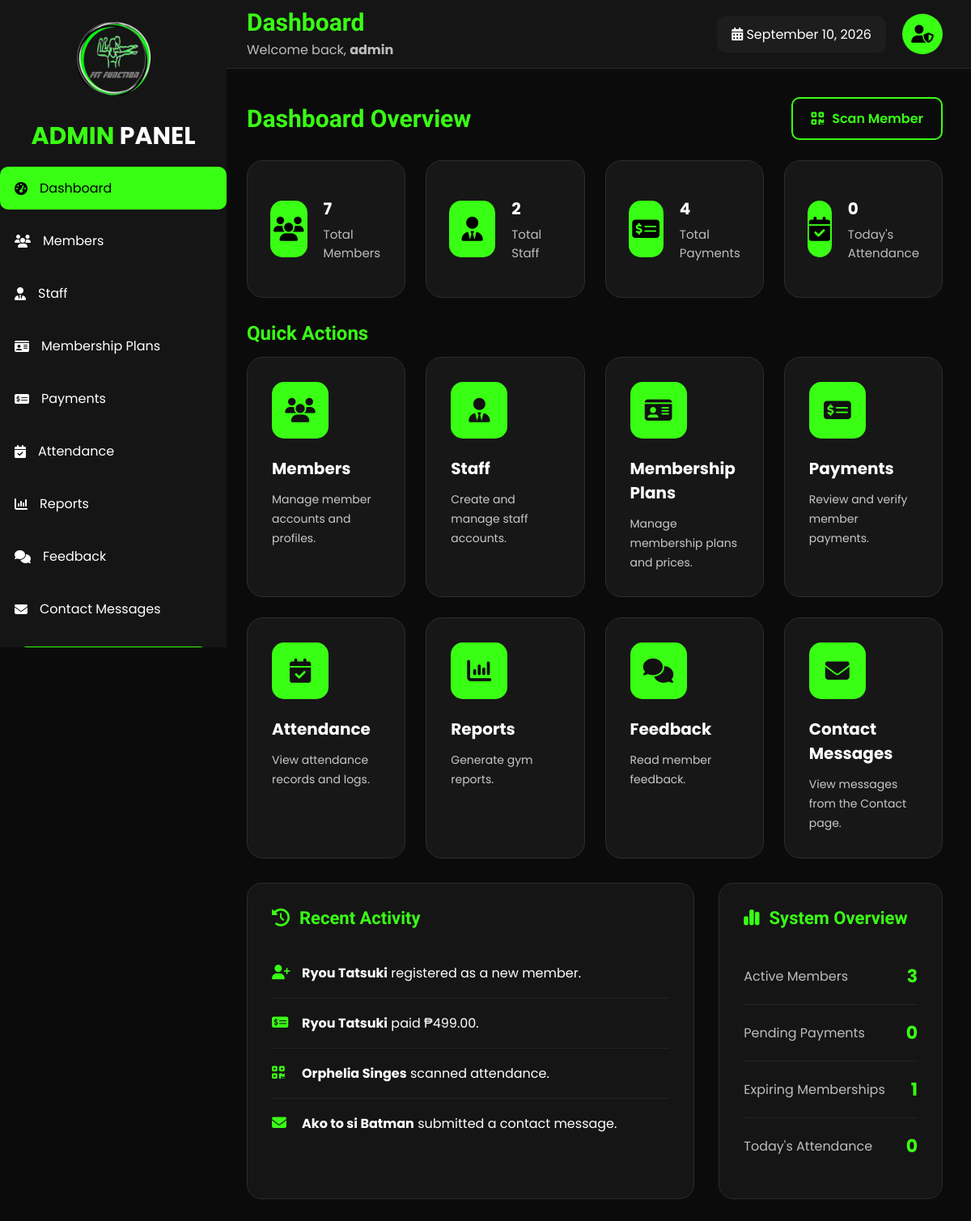
/dashboard_admin.php (signed in), run on the app's committed database.
### tables this page shows
CREATE TABLE `signup` (
  `id` int(100) NOT NULL,
  `first_name` varchar(100) NOT NULL,
  `middlename` varchar(100) DEFAULT NULL,
  `last_name` varchar(100) NOT NULL,
  `suffix` varchar(20) DEFAULT NULL,
  `email` varchar(150) NOT NULL,
  `contact_number` varchar(30) NOT NULL,
  `gender` enum('Male','Female','Rather not say') NOT NULL,
  `birthdate` date NOT NULL,
  `password` varchar(255) NOT NULL,
  `created_at` timestamp NOT NULL DEFAULT CURRENT_TIMESTAMP ON UPDATE CURRENT_TIMESTAMP,
  `verification_code` varchar(6) NOT NULL,
  `verification_expiry` datetime NOT NULL,
  `email_verified` tinyint(1) NOT NULL DEFAULT '0',
  `status` varchar(20) NOT NULL DEFAULT 'Pending',
  `address` varchar(255) DEFAULT NULL,
  `profile_picture` varchar(255) DEFAULT NULL
);

CREATE TABLE `payments` (
  `payment_id` int(11) NOT NULL,
  `member_id` int(11) NOT NULL,
  `plan_id` int(11) NOT NULL,
  `amount` decimal(10,2) NOT NULL,
  `payment_method` enum('Credit/Debit Card','GCash','Pay at the Counter') NOT NULL,
  `payment_status` enum('Pending','Approved','Declined') DEFAULT 'Pending',
  `transaction_reference` varchar(100) DEFAULT NULL,
  `proof_of_payment` varchar(255) DEFAULT NULL,
  `payment_date` timestamp NOT NULL DEFAULT CURRENT_TIMESTAMP
);

CREATE TABLE `attendance` (
  `attendance_id` int(11) NOT NULL,
  `member_id` int(11) NOT NULL,
  `check_in` datetime DEFAULT NULL,
  `check_out` datetime DEFAULT NULL,
  `attendance_date` date NOT NULL,
  `status` enum('Checked In','Checked Out') DEFAULT 'Checked In',
  `created_at` timestamp NOT NULL DEFAULT CURRENT_TIMESTAMP
);

CREATE TABLE `contact_messages` (
  `contact_id` int(11) NOT NULL,
  `full_name` varchar(100) NOT NULL,
  `email` varchar(100) NOT NULL,
  `subject` varchar(150) NOT NULL,
  `message` text NOT NULL,
  `created_at` timestamp NOT NULL DEFAULT CURRENT_TIMESTAMP
);

### dashboard_admin.php (the view, shortened to what this page needs)
<?php
require_once("includes/admin_auth.php");
$memberQuery = mysqli_query($con,"
SELECT COUNT(*) AS total
FROM signup
");
$totalMembers =
mysqli_fetch_assoc($memberQuery)['total'];
$staffQuery = mysqli_query($con,"
SELECT COUNT(*) AS total
FROM users
WHERE role='Staff'
AND status='Active'
");
$totalStaff =
mysqli_fetch_assoc($staffQuery)['total'];
$paymentQuery = mysqli_query($con,"
SELECT COUNT(*) AS total
FROM payments
");
$totalPayments =
mysqli_fetch_assoc($paymentQuery)['total'];
$attendanceQuery = mysqli_query($con,"
SELECT COUNT(*) AS total
FROM attendance
WHERE attendance_date = CURDATE()
");
$totalAttendance =
mysqli_fetch_assoc($attendanceQuery)['total'];
$activeQuery = mysqli_query($con,"
SELECT COUNT(*) AS total
FROM membership
WHERE status='Active'
");
$activeMembers =
mysqli_fetch_assoc($activeQuery)['total'];
$pendingPaymentQuery = mysqli_query($con,"
SELECT COUNT(*) AS total
FROM payments
WHERE payment_status='Pending'
");
$pendingPayments =
mysqli_fetch_assoc($pendingPaymentQuery)['total'];
$expiringQuery = mysqli_query($con,"
SELECT COUNT(*) AS total
FROM membership
WHERE status='Active'
AND end_date BETWEEN CURDATE() AND DATE_ADD(CURDATE(),INTERVAL 7 DAY)
");
$expiringMemberships =
mysqli_fetch_assoc($expiringQuery)['total'];
$latestMemberQuery = mysqli_query($con,"
SELECT
first_name,
last_name,
created_at
FROM signup
ORDER BY created_at DESC
LIMIT 1
");
$latestMember = mysqli_fetch_assoc($latestMemberQuery);
$latestPaymentQuery = mysqli_query($con,"
SELECT
payments.amount,
payments.payment_date,
signup.first_name,
signup.last_name
FROM payments
INNER JOIN signup
ON payments.member_id = signup.id
ORDER BY payments.payment_date DESC
LIMIT 1
");
$latestPayment = mysqli_fetch_assoc($latestPaymentQuery);
$latestAttendanceQuery = mysqli_query($con,"
SELECT
attendance.check_in,
signup.first_name,
signup.last_name
FROM attendance
INNER JOIN signup
ON attendance.member_id = signup.id
ORDER BY attendance.check_in DESC
LIMIT 1
");
$latestAttendance = mysqli_fetch_assoc($latestAttendanceQuery);
$latestMessageQuery = mysqli_query($con,"
SELECT
full_name,
created_at
FROM contact_messages
ORDER BY created_at DESC
LIMIT 1
");
$latestMessage = mysqli_fetch_assoc($latestMessageQuery);
?>
<!DOCTYPE html>
<html lang="en">
<head>
<link rel="stylesheet"
href="https://cdnjs.cloudflare.com/ajax/libs/font-awesome/6.7.2/css/all.min.css"/>
<link rel="stylesheet"
href="assets/css/admin.css">
</head>
<body>
<div class="wrapper">
<?php include("includes/admin_sidebar.php"); ?>
<div class="main">
<?php include("includes/admin_header.php"); ?>
<div class="dashboard-content">
    <div class="dashboard-overview-header">
        <h2 class="dashboard-title">
            Dashboard Overview
        </h2>
        <a href="scan_member.php" class="scan-member-btn">
            <i class="fa-solid fa-qrcode"></i>
            Scan Member
        </a>
    </div>
    <div class="stats-grid">
        <a href="members_admin.php" class="stat-card">
            <div class="stat-icon">
                <i class="fa-solid fa-users"></i>
            </div>
            <div class="stat-info">
                <h3><?php echo $totalMembers; ?></h3>
                <p>Total Members</p>
            </div>
        </a>
        <a href="staff_admin.php" class="stat-card">
            <div class="stat-icon">
                <i class="fa-solid fa-user-tie"></i>
            </div>
            <div class="stat-info">
                <h3><?php echo $totalStaff; ?></h3>
                <p>Total Staff</p>
            </div>
        </a>
        <a href="payments_admin.php" class="stat-card">
            <div class="stat-icon">
                <i class="fa-solid fa-money-check-dollar"></i>
            </div>
            <div class="stat-info">
                <h3><?php echo $totalPayments; ?></h3>
                <p>Total Payments</p>
            </div>
        </a>
        <a href="attendance_admin.php" class="stat-card">
            <div class="stat-icon">
                <i class="fa-solid fa-calendar-check"></i>
            </div>
            <div class="stat-info">
                <h3><?php echo $totalAttendance; ?></h3>
                <p>Today's Attendance</p>
            </div>
        </a>
     </div>
    <div class="dashboard-section">
        <h2>Quick Actions</h2>
        <div class="quick-grid">
            <a href="members_admin.php" class="quick-card">
                <i class="fa-solid fa-users"></i>
                <h3>Members</h3>
                <p>Manage member accounts and profiles.</p>
            </a>
            <a href="staff_admin.php" class="quick-card">
                <i class="fa-solid fa-user-tie"></i>
                <h3>Staff</h3>
                <p>Create and manage staff accounts.</p>
            </a>
            <a href="membership_plans_admin.php" class="quick-card">
                <i class="fa-solid fa-id-card"></i>
                <h3>Membership Plans</h3>
                <p>Manage membership plans and prices.</p>
            </a>
            <a href="payments_admin.php" class="quick-card">
                <i class="fa-solid fa-money-check-dollar"></i>
                <h3>Payments</h3>
                <p>Review and verify member payments.</p>
            </a>
            <a href="attendance_admin.php" class="quick-card">
                <i class="fa-solid fa-calendar-check"></i>
                <h3>Attendance</h3>
                <p>View attendance records and logs.</p>
            </a>
            <a href="reports_admin.php" class="quick-card">
                <i class="fa-solid fa-chart-column"></i>
                <h3>Reports</h3>
                <p>Generate gym reports.</p>
            </a>
            <a href="feedback_admin.php" class="quick-card">
                <i class="fa-solid fa-comments"></i>
                <h3>Feedback</h3>
                <p>Read member feedback.</p>
            </a>
            <a href="contact_messages_admin.php" class="quick-card">
                <i class="fa-solid fa-envelope"></i>
                <h3>Contact Messages</h3>
                <p>View messages from the Contact page.</p>
            </a>
        </div>
    </div>
    <div class="overview-grid">
    <div class="overview-card">
        <h2>
            <i class="fa-solid fa-clock-rotate-left"></i>
            Recent Activity
        </h2>
        <div class="activity-list">
<div class="activity-item">
<i class="fa-solid fa-user-plus"></i>
<span>
<?php
if($latestMember){
echo "<strong>"
.$latestMember['first_name']." ".$latestMember['last_name'].
"</strong> registered as a new member.";
}else{
echo "No member registration yet.";
}
?>
</span>
</div>
<div class="activity-item">
<i class="fa-solid fa-money-check-dollar"></i>
<span>
<?php
if($latestPayment){
echo "<strong>"
.$latestPayment['first_name']." ".$latestPayment['last_name'].
"</strong> paid ₱".
number_format($latestPayment['amount'],2).".";
}else{
echo "No payment records.";
}
?>
</span>
</div>
<div class="activity-item">
<i class="fa-solid fa-qrcode"></i>
<span>
<?php
if($latestAttendance){
echo "<strong>"
.$latestAttendance['first_name']." ".$latestAttendance['last_name'].
"</strong> scanned attendance.";
}else{
echo "No attendance today.";
}
?>
</span>
</div>
<div class="activity-item">
<i class="fa-solid fa-envelope"></i>
<span>
<?php
if($latestMessage){
echo "<strong>"
.$latestMessage['full_name'].
"</strong> submitted a contact message.";
}else{
echo "No contact messages.";
}
?>
</span>
</div>
</div>
</div>
    <div class="overview-card">
        <h2>
            <i class="fa-solid fa-chart-simple"></i>
            System Overview
        </h2>
        <div class="system-row">
            <span>Active Members</span>
            <strong>
                <?php echo $activeMembers; ?>
            </strong>
        </div>
        <div class="system-row">
            <span>Pending Payments</span>
            <strong>
                <?php echo $pendingPayments; ?>
            </strong>
        </div>
        <div class="system-row">
            <span>Expiring Memberships</span>
            <strong>
                <?php echo $expiringMemberships; ?>
            </strong>
        </div>
        <div class="system-row">
            <span>Today's Attendance</span>
            <strong>
                <?php echo $totalAttendance; ?>
            </strong>
        </div>
    </div>
</div>
</div>
</div>
</div>
</body>
</html>

### data on the page
signup: first_name "Ryou", last_name "Tatsuki"
payments: member.first_name "Ryou", member.last_name "Tatsuki", amount "499.00"
attendance: member.first_name "Orphelia", member.last_name "Singes"
contact_messages: full_name "Ako to si Batman"

### other printed values
$adminName "admin"
$totalMembers "7"
$totalStaff "2"
$totalPayments "4"
$totalAttendance "0"
$activeMembers "3"
$pendingPayments "0"
$expiringMemberships "1"
